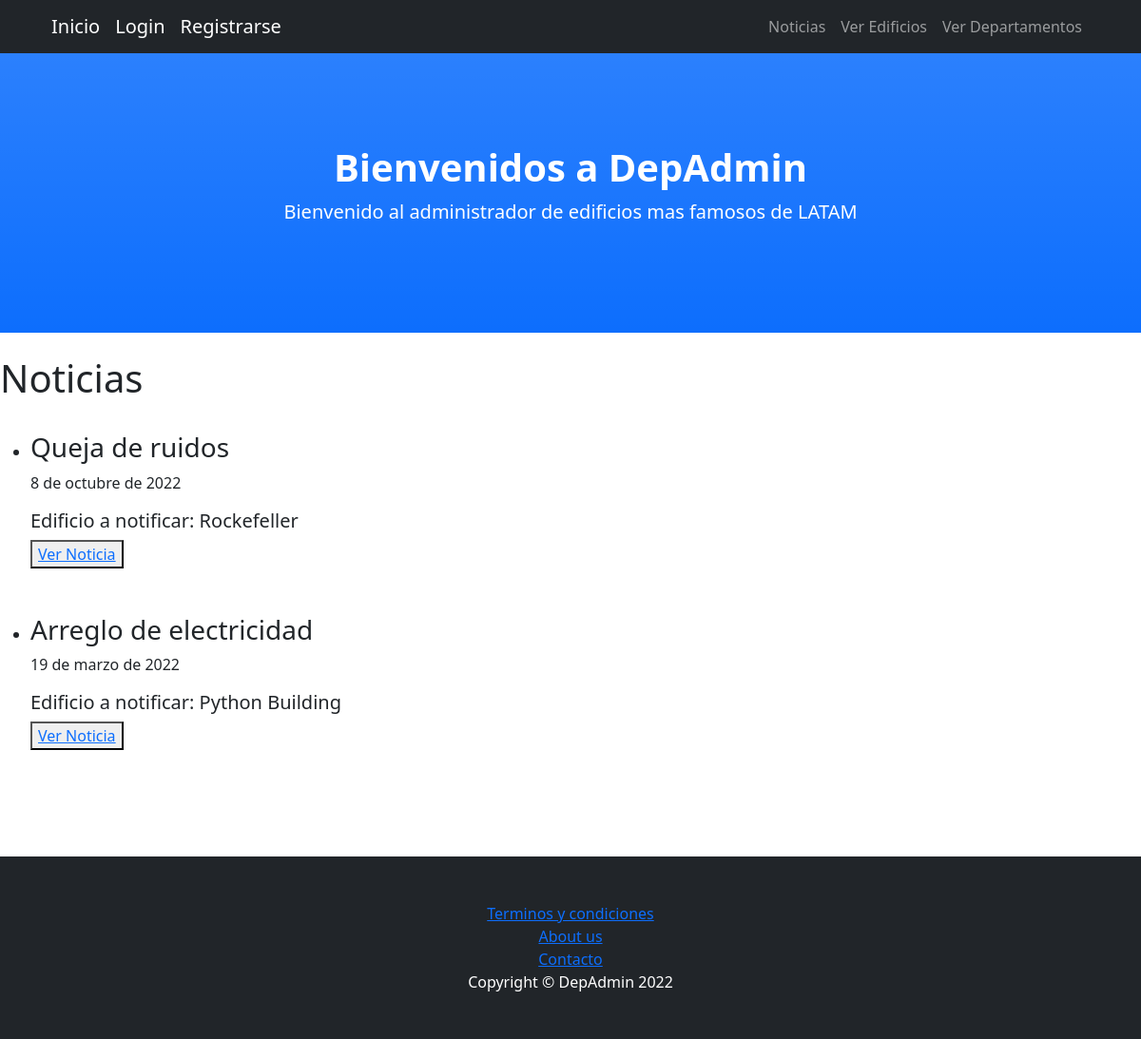
Page /BlogDepAdmin/lista-noticias on the committed database.
### Administrador_De_Edificios/models.py (models this page shows)
class Noticia(models.Model):
    titulo = models.CharField(max_length=254)
    subtitulo = models.CharField(max_length=254)
    cuerpo = models.TextField()
    autor = models.ForeignKey(User, on_delete=models.CASCADE)
    fecha = models.DateField()
    imagen = models.ImageField(upload_to='noticias')
    class Meta:
        ordering = ['-fecha']

### Administrador_De_Edificios/views.py (the view)
# urls.py: path('lista-noticias', NoticiaList.as_view(), name="ListaNoticias"),
class NoticiaList(ListView):
    model = Noticia
    template_name = "noticia_list.html"
    context_object_name = "noticias"

### Administrador_De_Edificios/templates/noticia_list.html (shortened to what this page needs)
{% extends "padre.html"%}
{% load static %}
{% block contenidoQueCambia %}
<br>
<h1>Noticias</h1>
<br>
{% if noticias %}
<ul>
        {% for noticia in noticias %}
        <li>
          <h3>{{noticia.titulo}}</h3> <p>{{noticia.fecha}}</p>
          <h5>{{noticia.subtitulo}}</h5><button><a href="{% url 'DetalleNoticia' noticia.id %}">Ver Noticia</a></button>
        </li>
        <br>
        <br>
        {% endfor %}
</ul>
{% else %}
<p> No hay noticias <p>
{% endif %}
<br>
<br>
{% endblock %}

### rows in the picture
Noticia: titulo "Queja de ruidos", fecha "8 de octubre de 2022", subtitulo "Edificio a notificar: Rockefeller"
Noticia: titulo "Arreglo de electricidad", fecha "19 de marzo de 2022", subtitulo "Edificio a notificar: Python Building"
